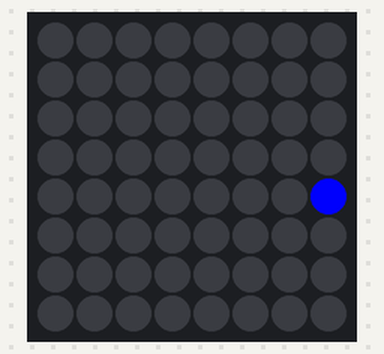
Recording of a program running on a simulated Raspberry Pi (BCM pin numbers) with a Sense HAT. Shown: the Sense HAT's 8×8 RGB LED matrix. The 64×8 strip is a reading aid, not a part: it shows the text the matrix is scrolling, unrolled, one strip-width of it at a time.

Above: at 0.14 s.
At 0.64 s:
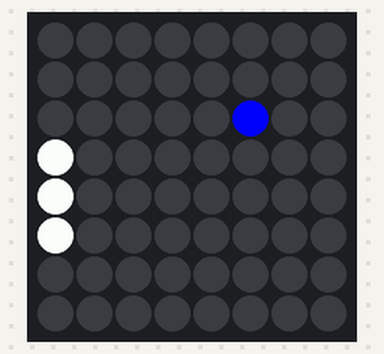
At 1.4 s:
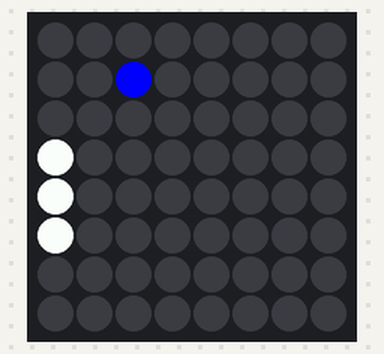
At 7.79 s:
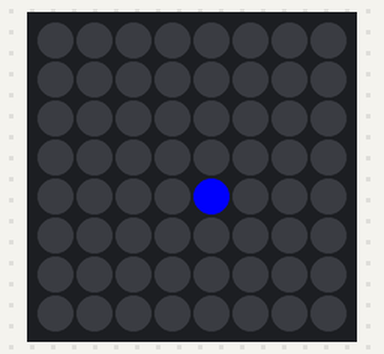
At 14.94 s:
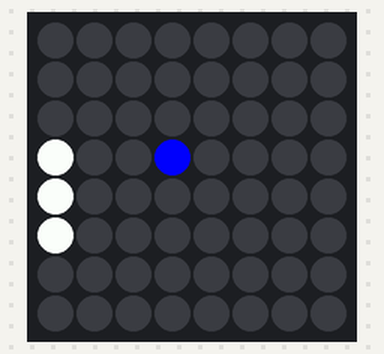
At 35.88 s:
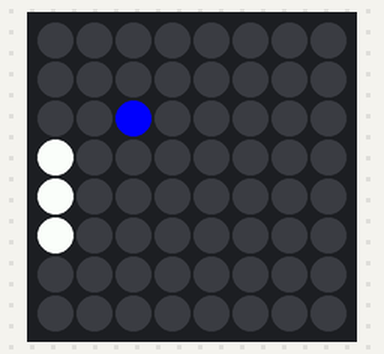

The program:

single_player.py
```python
from time import sleep
from sense_hat import SenseHat
import random

sense = SenseHat()
ball_position = [7, 4]
ball_speed = [-1, -1]

class Player():
    def __init__(self,x,y,color):
        self.x = x
        self.y = y
        self.c = color

    def draw_player(self):
        sense.set_pixel(self.x, self.y, self.c)
        sense.set_pixel(self.x, self.y + 1, self.c)
        sense.set_pixel(self.x, self.y - 1, self.c)

    def move_up(self, event):
        if self.y > 1 and self.y < 7 and event.action== 'pressed':
            self.y -= 1

    def move_down(self, event):
        if self.y > 0 and self.y < 6 and event.action== 'pressed':
            self.y += 1


class Game:
    def __init__(self):
        self.player = Player(0, 4,(255,255,255))
        sense.stick.direction_up = self.player.move_up
        sense.stick.direction_down = self.player.move_down


    def ball_play(self):
        # Sets ball position and color
        sense.set_pixel(ball_position[0], ball_position[1], 0, 0, 255)

        # Moves ball diagonally depening on the ball_speed list
        ball_position[0] += ball_speed[0]
        ball_position[1] += ball_speed[1]

        # If ball hit the top or bottom side
        if ball_position[1] == 0 or ball_position[1] == 7:
            # Reverese the y direction of the ball
            ball_speed[1] = -ball_speed[1]

        # If ball hits the right wall
        if ball_position[0] == 7:
            # Reverese the x direction of the ball
            ball_speed[0] = -ball_speed[0]

        # If ball hits player's base
        if ball_position[0] == 1 and self.player.y-1 <= ball_position[1] <= self.player.y+1:
            # Reverese the x direction of the ball
            ball_speed[0] = -ball_speed[0]

        # If player didn't catch the ball
        if ball_position[0] == 0:
            sense.show_message("Try Again!", text_colour=(255, 0, 0))
            self.reset_game()
            return False

        sleep(0.25)
        return True

    def reset_game(self):
        global ball_position, ball_speed
        self.player.y = 4
        ball_position = [4, 4]
        ball_speed = [-1, -1]
        self.run()

    def run(self):
        while self.ball_play():
            sense.clear()
            self.player.draw_player()
Game().run()
            
```
